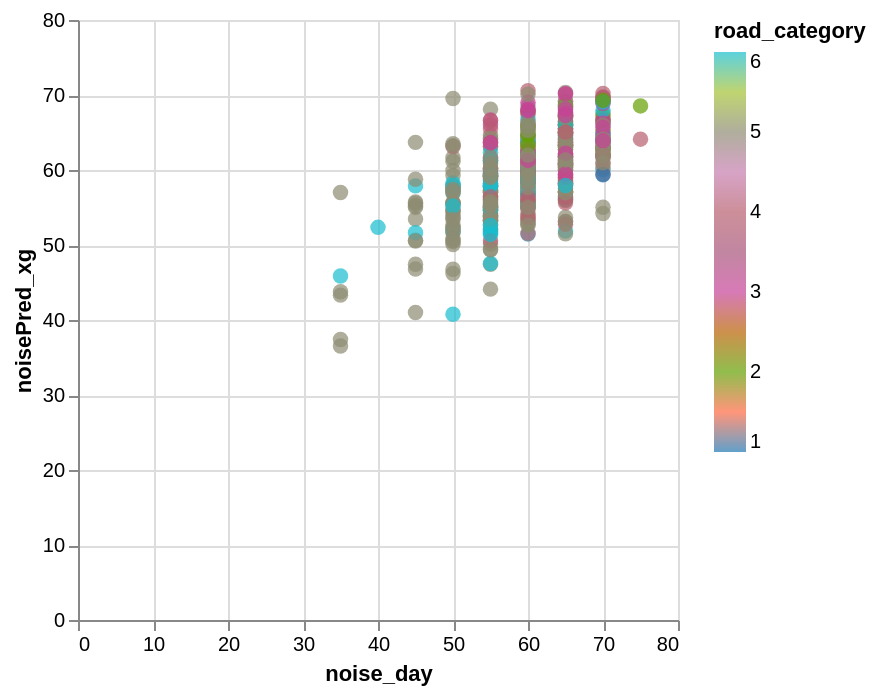

Notebook source saved alongside this figure:
### Code cell
data_test['noisePred_xg'] = y_pred

alt.Chart(data_test).mark_circle(size=60).encode(
    x='noise_day',
    y='noisePred_xg',
    color=alt.Color('road_category', scale=alt.Scale(scheme='category10')),
    tooltip=['dist_to_main','signals']
).interactive()

### Figure 1 — Vega-Lite specification as saved in the notebook (floating-point values rounded to 4 significant figures; data arrays with more than 128 entries replaced by an {"elided": "..."} marker saying what was removed)
{"config": {"view": {"continuousWidth": 300, "continuousHeight": 300}}, "data": {"name": "data-189ee695cc386ae491b8a92b763cb549"}, "mark": {"type": "circle", "size": 60}, "encoding": {"color": {"field": "road_category", "scale": {"scheme": "category10"}, "type": "quantitative"}, "tooltip": [{"field": "dist_to_main", "type": "quantitative"}, {"field": "signals", "type": "quantitative"}], "x": {"field": "noise_day", "type": "quantitative"}, "y": {"field": "noisePred_xg", "type": "quantitative"}}, "params": [{"name": "param_1e9efca18e7a2868", "select": {"type": "interval", "encodings": ["x", "y"]}, "bind": "scales"}], "$schema": "https://vega.github.io/schema/vega-lite/v6.4.1.json", "datasets": {"data-189ee695cc386ae491b8a92b763cb549": {"elided": "464 records"}}}
